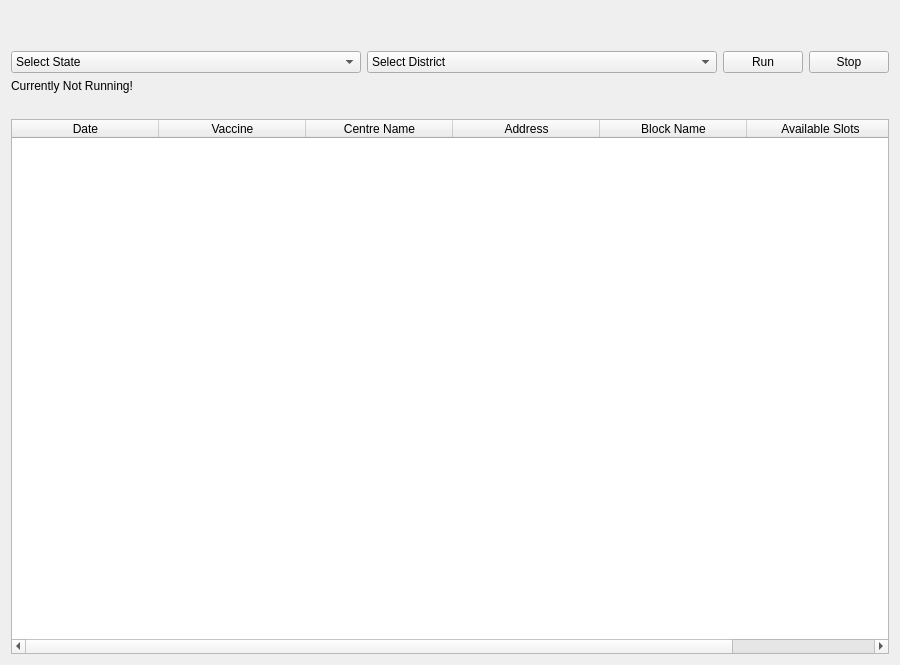
<?xml version="1.0" encoding="UTF-8"?>
<ui version="4.0">
 <class>CowinSlots</class>
 <widget class="QWidget" name="CowinSlots">
  <property name="geometry">
   <rect>
    <x>0</x>
    <y>0</y>
    <width>900</width>
    <height>665</height>
   </rect>
  </property>
  <property name="sizePolicy">
   <sizepolicy hsizetype="Fixed" vsizetype="Fixed">
    <horstretch>0</horstretch>
    <verstretch>0</verstretch>
   </sizepolicy>
  </property>
  <property name="maximumSize">
   <size>
    <width>900</width>
    <height>665</height>
   </size>
  </property>
  <property name="windowTitle">
   <string>CowinSlots</string>
  </property>
  <layout class="QGridLayout" name="gridLayout">
   <item row="0" column="0" colspan="4">
    <spacer name="verticalSpacer">
     <property name="orientation">
      <enum>Qt::Vertical</enum>
     </property>
     <property name="sizeType">
      <enum>QSizePolicy::Fixed</enum>
     </property>
     <property name="sizeHint" stdset="0">
      <size>
       <width>20</width>
       <height>40</height>
      </size>
     </property>
    </spacer>
   </item>
   <item row="1" column="2">
    <widget class="QPushButton" name="runButton">
     <property name="text">
      <string>Run</string>
     </property>
     <property name="icon">
      <iconset>
       <normaloff>images/run.png</normaloff>images/run.png</iconset>
     </property>
    </widget>
   </item>
   <item row="1" column="1">
    <widget class="QComboBox" name="districtSelect">
     <property name="sizePolicy">
      <sizepolicy hsizetype="Expanding" vsizetype="Fixed">
       <horstretch>0</horstretch>
       <verstretch>0</verstretch>
      </sizepolicy>
     </property>
     <item>
      <property name="text">
       <string>Select District</string>
      </property>
     </item>
    </widget>
   </item>
   <item row="4" column="0" colspan="4">
    <widget class="QTableWidget" name="slotsTable">
     <attribute name="horizontalHeaderDefaultSectionSize">
      <number>147</number>
     </attribute>
     <attribute name="horizontalHeaderStretchLastSection">
      <bool>false</bool>
     </attribute>
     <column>
      <property name="text">
       <string>Date</string>
      </property>
     </column>
     <column>
      <property name="text">
       <string>Vaccine</string>
      </property>
     </column>
     <column>
      <property name="text">
       <string>Centre Name</string>
      </property>
     </column>
     <column>
      <property name="text">
       <string>Address</string>
      </property>
     </column>
     <column>
      <property name="text">
       <string>Block Name</string>
      </property>
     </column>
     <column>
      <property name="text">
       <string>Available Slots</string>
      </property>
     </column>
    </widget>
   </item>
   <item row="3" column="0">
    <widget class="QLabel" name="label">
     <property name="text">
      <string/>
     </property>
    </widget>
   </item>
   <item row="1" column="3">
    <widget class="QPushButton" name="stopButton">
     <property name="text">
      <string>Stop</string>
     </property>
     <property name="icon">
      <iconset>
       <normaloff>images/stop.png</normaloff>images/stop.png</iconset>
     </property>
    </widget>
   </item>
   <item row="1" column="0">
    <widget class="QComboBox" name="stateSelect">
     <property name="sizePolicy">
      <sizepolicy hsizetype="Expanding" vsizetype="Fixed">
       <horstretch>0</horstretch>
       <verstretch>0</verstretch>
      </sizepolicy>
     </property>
     <item>
      <property name="text">
       <string>Select State</string>
      </property>
     </item>
    </widget>
   </item>
   <item row="2" column="0">
    <widget class="QLabel" name="runningStatus">
     <property name="text">
      <string>Currently Not Running!</string>
     </property>
    </widget>
   </item>
  </layout>
 </widget>
 <resources/>
 <connections/>
</ui>
